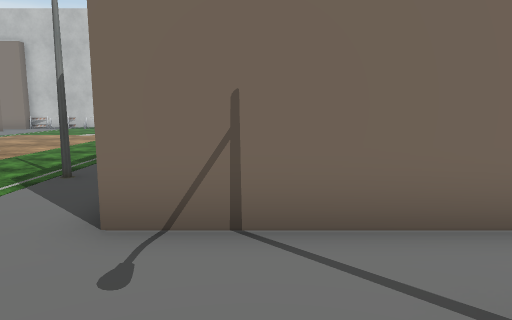
view 1 (above)

22 first-person views from a walk through a Unity game level. The camera is 1.2 m above the floor, tilts 8° down and sees 70° across. The floor is counted in squares, 1 m on a side. Each view is taken from the middle of a square. On the plan, view 1 faces up. The plan holds only what a view shows up to about 15 squares ahead; the rest is blank. The place goes on beyond the plan. The player is left out. Some animated figures are left out. Some surface patterns are stand-ins.

view 2
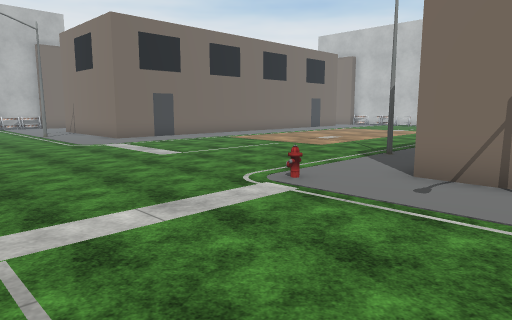

view 3
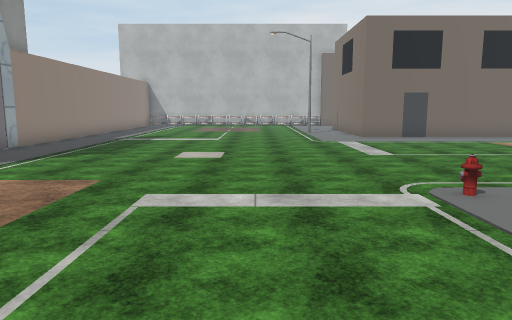

view 4
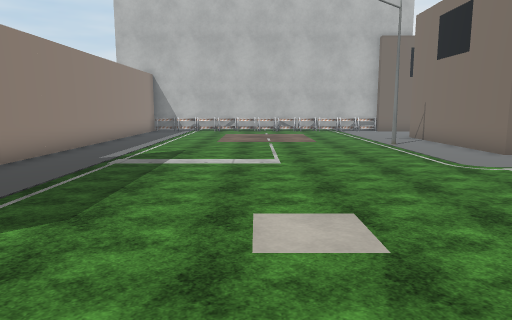

view 5
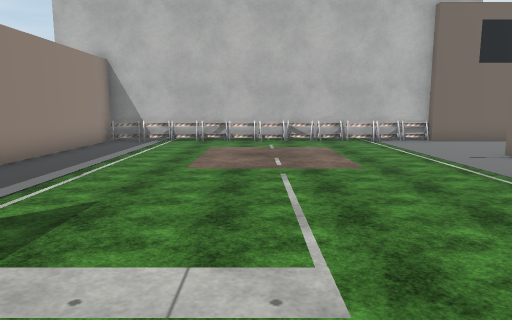

view 6
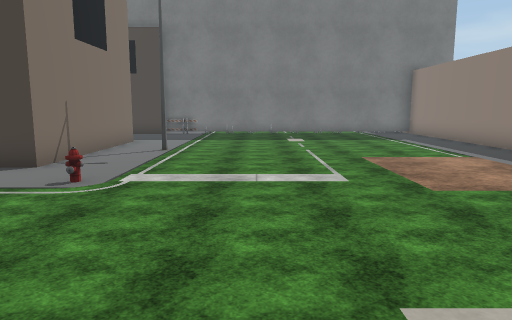

view 7
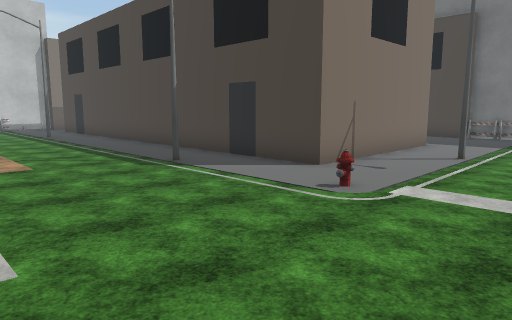

view 8
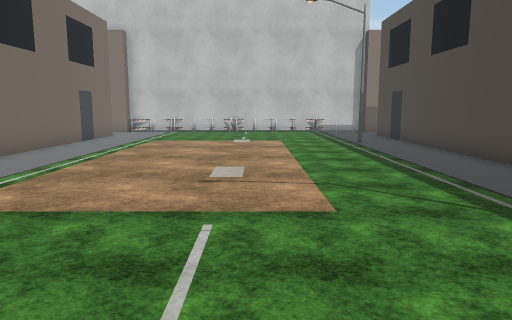

view 9
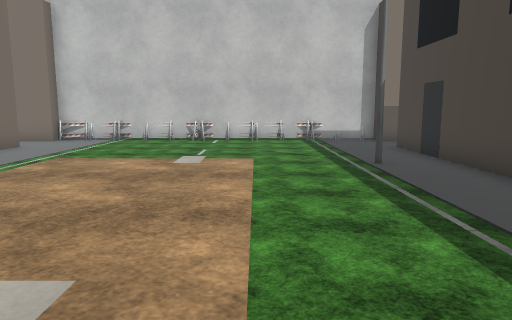

view 10
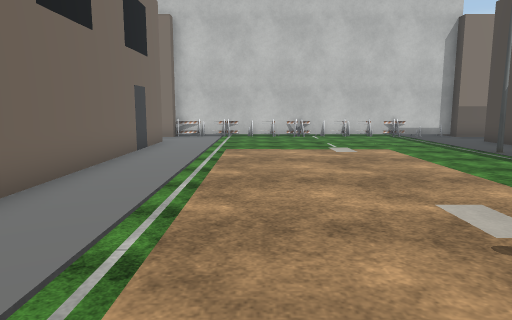

view 11
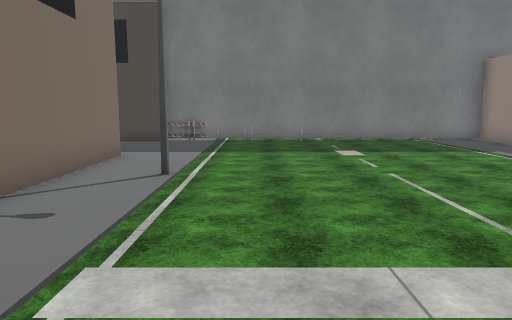

view 12
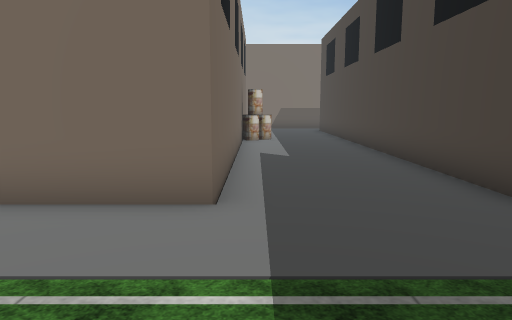

view 13
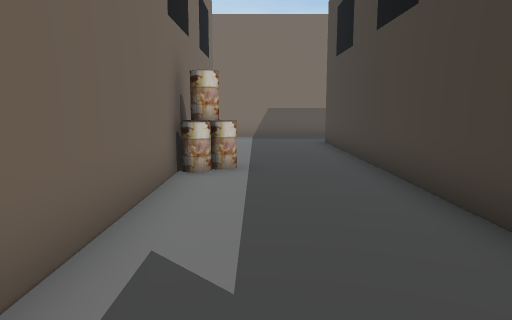

view 14
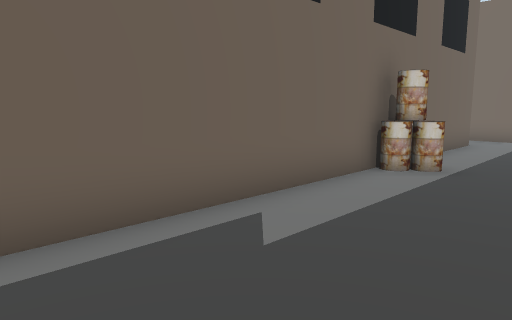

view 15
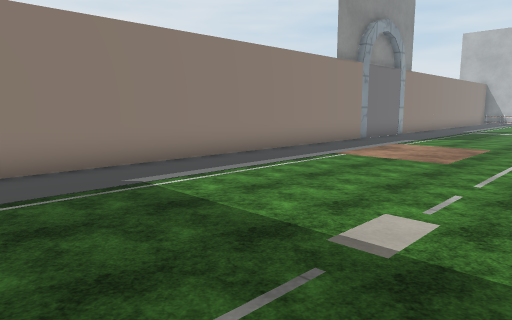

view 16
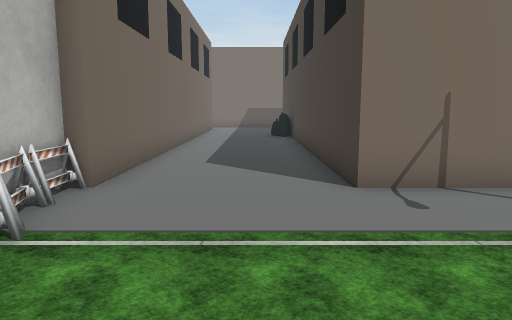

view 17
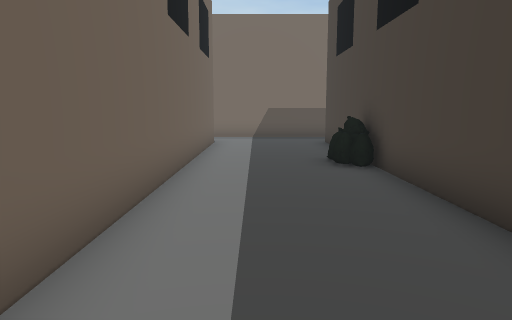

view 18
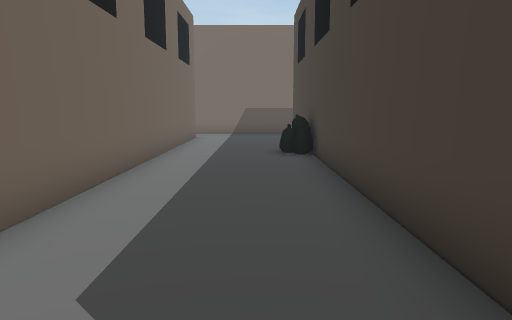

view 19
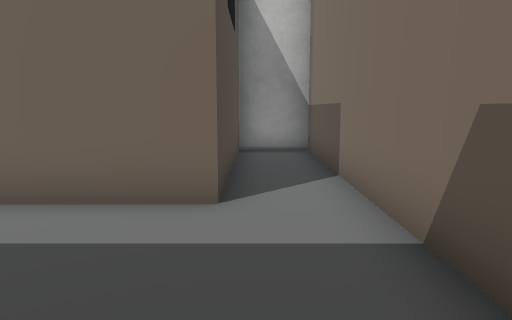

view 20
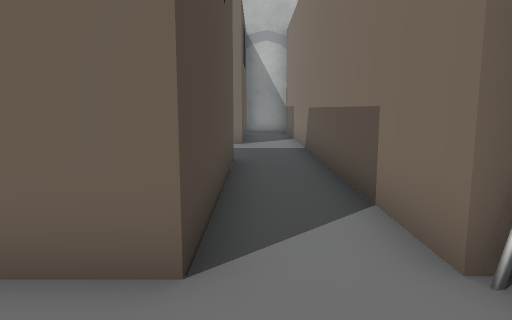

view 21
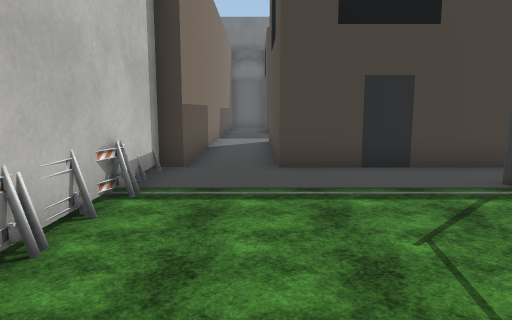

view 22
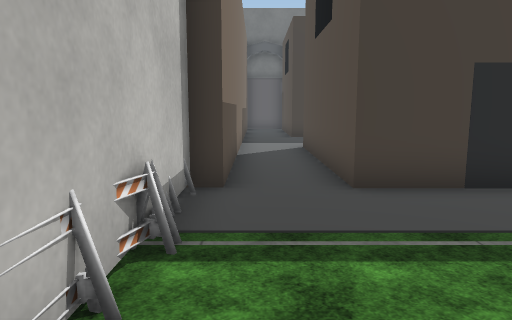

### Floor plan
Key: @ floor where view 1 was taken; # wall or solid block; . floor; S streetlight; B building; H hydrant; A barrier; R barrel; O other object.
Columns run from 30 left of view 1 to 10 right of it. Each row starts with its distance up from view 1.
 23                  ...........
 22 #BBBBBBBBBBBBBBBBAOOOAOAAA#AABBBBBBBBBBB
 21 #......................................
 20 #.......................................
 19  BBBBBB....BBBBBB............BBBBBB....B
 18       B....B    B............B    B....B
 17       B....B    B............B    B....B
 16       B....B    B..........S.B    B....B
 15       B... B    B............B    B....B
 14       B...OB    B............B    BR...B
 13       B....B    B............B    BR...B
 12       B....B    B............B    B....B
 11       B....B    B............B    B....B
 10       B....B    B............B    B....B
  9       B....B    B............B    B....B
  8       B....B    B............B    B....B
  7       B....B    B............B    B....B
  6       B....B    B..........S.B    B....B
  5       B....B    B............B    B....B
  4       B....BBBBBB............BBBBBB....B
  3      .A................................A
  2      .A.......S............H....S......A.
  1      .#A...............................O.
  0      .A.......................@........O.
 -1      .A................................O.
 -2      .#................................O.
 -3      .#A...............................O.
 -4      .A................................#.
 -5      .A................................O.
 -6      .A................................ .
 -7      .A................................#O
 -8      .A................ ...............#
 -9       ################  ################

Positions as (right, up) in squares from view 1, and headings:
1: (0, 0), facing up
2: (1, -3), facing up-left
3: (2, -1), facing left
4: (-4, -3), facing left
5: (-10, -3), facing left
6: (-9, -1), facing right
7: (-8, -1), facing up-right
8: (-7, 3), facing up
9: (-6, 8), facing up
10: (-10, 6), facing up
11: (-5, 0), facing right
12: (5, -1), facing up
13: (6, 6), facing up
14: (8, 6), facing up-left
15: (8, -1), facing down-left
16: (-21, -2), facing up
17: (-22, 6), facing up
18: (-21, 4), facing up
19: (-19, 20), facing left
20: (-11, 20), facing left
21: (-9, 20), facing right
22: (-7, 21), facing right
